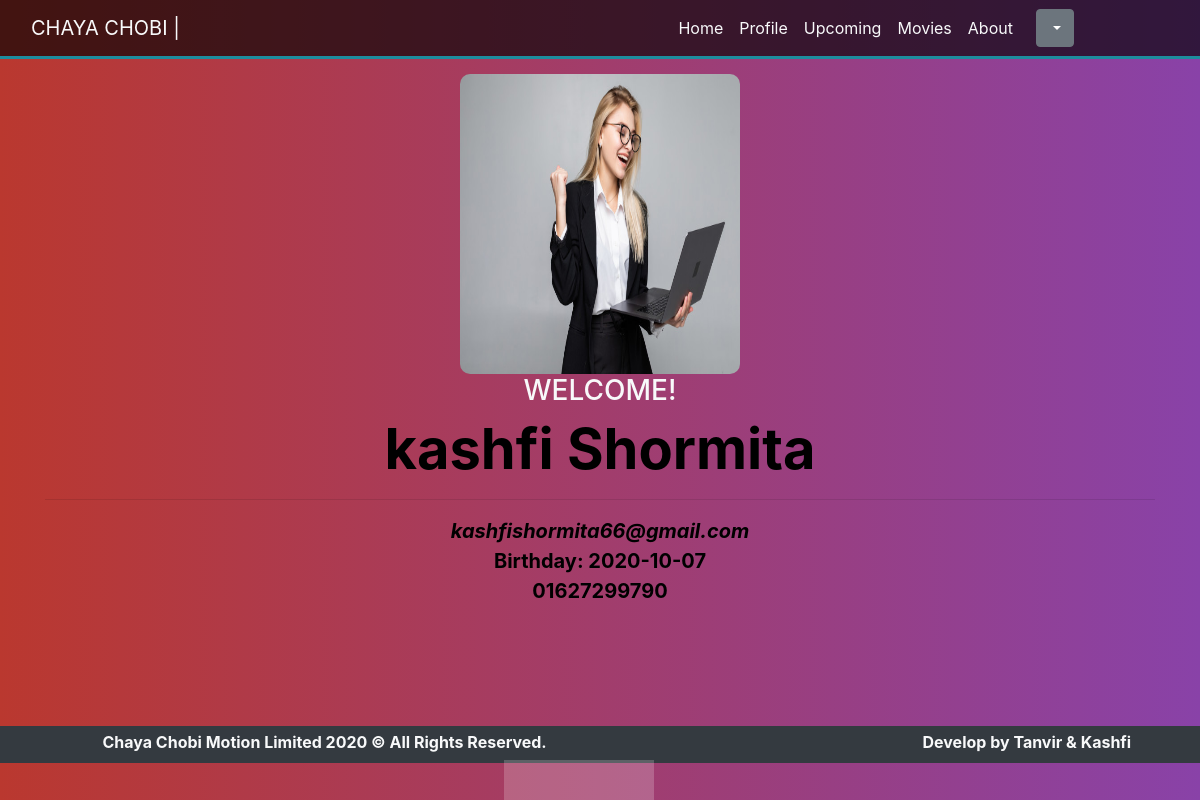
Screenshot of /profile.php (signed in) with the database file from the repository.
### tables this page shows
CREATE TABLE `register` (
  `id` int(11) NOT NULL,
  `username` varchar(20) NOT NULL,
  `firstname` varchar(20) NOT NULL,
  `surname` varchar(20) NOT NULL,
  `email` varchar(255) NOT NULL,
  `phone` varchar(20) NOT NULL,
  `birthday` varchar(20) NOT NULL,
  `gender` varchar(10) NOT NULL,
  `password` varchar(20) NOT NULL,
  `avatar` varchar(255) NOT NULL DEFAULT 'avatar.jpg',
  `vkey` varchar(45) NOT NULL,
  `verified` tinyint(1) NOT NULL DEFAULT 0,
  `createdate` timestamp(6) NOT NULL DEFAULT current_timestamp(6)
);

### profile.php (the view, shortened to what this page needs)
<?php require_once("header.php");
?>
<!DOCTYPE html>
<html lang="en" dir="ltr">
  <head>
    <link rel="stylesheet" href="assets/css/stylep.css" type="text/css">
    <link rel="stylesheet" href="https://stackpath.bootstrapcdn.com/bootstrap/4.5.2/css/bootstrap.min.css">
  </head>
  <body>
    <nav class="navbar navbar-expand-sm navbar-dark fixed-top">
      <div class="container">
        <a class="navbar-brand text-light" href="home-section1.php">CHAYA CHOBI |</a>
    <div class="collapse navbar-collapse text-center"  id="ulli">
      <ul class="navbar-nav ml-auto">
        <li>
          <a class="nav-link  text-light" href="home-section1.php">Home</a>
        </li>
        <li>
          <a class="nav-link text-light" href="profile.php">Profile</a>
        </li>
        <li>
          <a class="nav-link text-light" href="offer-section.php">Upcoming</a>
        </li>
        <li>
          <a class="nav-link text-light" href="movie-section.php">Movies</a>
        </li>
        <li>
          <a class="nav-link text-light" href="about-section1.php">About</a>
        </li>
      </ul>
    </div>
      </div>
      <div style="padding-right:110px;" class="dropdown">
        <a class="btn btn-secondary dropdown-toggle" href="#" role="button" id="dropdownMenuLink" data-toggle="dropdown" aria-haspopup="true" aria-expanded="false">
        </a>
      </div>
    </nav>
  <div class="animation-area">
    <?php
      if(isset($_COOKIE["currentUser"])){
        $currentUserTarget = $_COOKIE["currentUser"];
        $nameQuery= "SELECT * FROM register WHERE username='$currentUserTarget'";
        $runNameQuery = mysqli_query($conn, $nameQuery);
        if($runNameQuery ==true){
          while($getRow = mysqli_fetch_array($runNameQuery)){  ?>
            <div class="profile-section">
              <div class="container text-center text-white">
                <div class="row">
                  <div class="col-md-12">
                    <div class="proimg">
                      <br>
                      <img style="margin-top:50px; margin-left:0px; width:280px; height:300px; border-radius:10px;" class="proimg" src="avatar/<?php echo $getRow['avatar'];?>" alt="">
                    </div>
                    <h3 class="text-light">WELCOME!</h3>
                    <b style=" color:black; font-weight: bold;" class=" display-4"> <?php echo $getRow['firstname'];?> </b>
                    <b style=" color:black; font-weight: bold;" class="lead display-4"> <?php echo $getRow['surname'];?> </b>
                    <hr>
                    <i  style="font-size: 20px; color:black; font-weight: bold;" class=""> <?php echo $getRow['email'];?> </i>
                    <br>
                    <b  style="font-size: 20px; color:black;" class=" ">Birthday: <?php echo $getRow['birthday'];?> </b>
                    <br>
                    <b  style="font-size: 20px; color:black;" class=" display-5"> <?php echo $getRow['phone'];?> </b>
                    <br>
                    <br>
                    <br>
                    <br>
                  </div>
                </div>
              </div>
            </div>
            <?php
          }
        }
      }
     ?>
     <ul class="box-area">
       <li></li>
     </ul>
     <div class="bg-dark text-light pt-1 mt-5">
       <div class="row">
         <div class="col-md-1 mt-1">
         </div>
         <div class="col-md-6">
           <b>Chaya Chobi Motion Limited 2020 © All Rights Reserved.</b>
         </div>
         <div class="col-md-2">
         </div>
         <div class="col-md-3 ">
           <b>Develop by Tanvir & Kashfi</b>
         </div>
       </div>
     </div>
  </div>
  </body>
</html>

### assets/css/stylep.css (style rules this page uses)
* { padding: 0; margin: 0; scroll-behavior: smooth; }
nav { background: #000000a3; border-bottom: 3px solid #1D8D9E; }
.animation-area { position: absolute; background: linear-gradient(to left, #8942a8, #ba382f); width: 100%; height: 100vh; }
.box-area { position: absolute; top: 0; left: 0; width: 100%; height: 100%; overflow: hidden; }
.box-area li { position: absolute; display: block; list-style: none; width: 25px; height: 25px; background: rgba(255, 255, 255, 0.2); animation: animate 20s linear infinite; bottom: -110px; }
.box-area li:nth-child(4) { left: 42%; width: 150px; height: 150px; animation-delay: 0s; animation-duration: 15s; }

### rows the page displays
register: avatar (picture), firstname "kashfi", surname "Shormita", email "kashfishormita66@gmail.com", birthday "2020-10-07", phone "01627299790"
